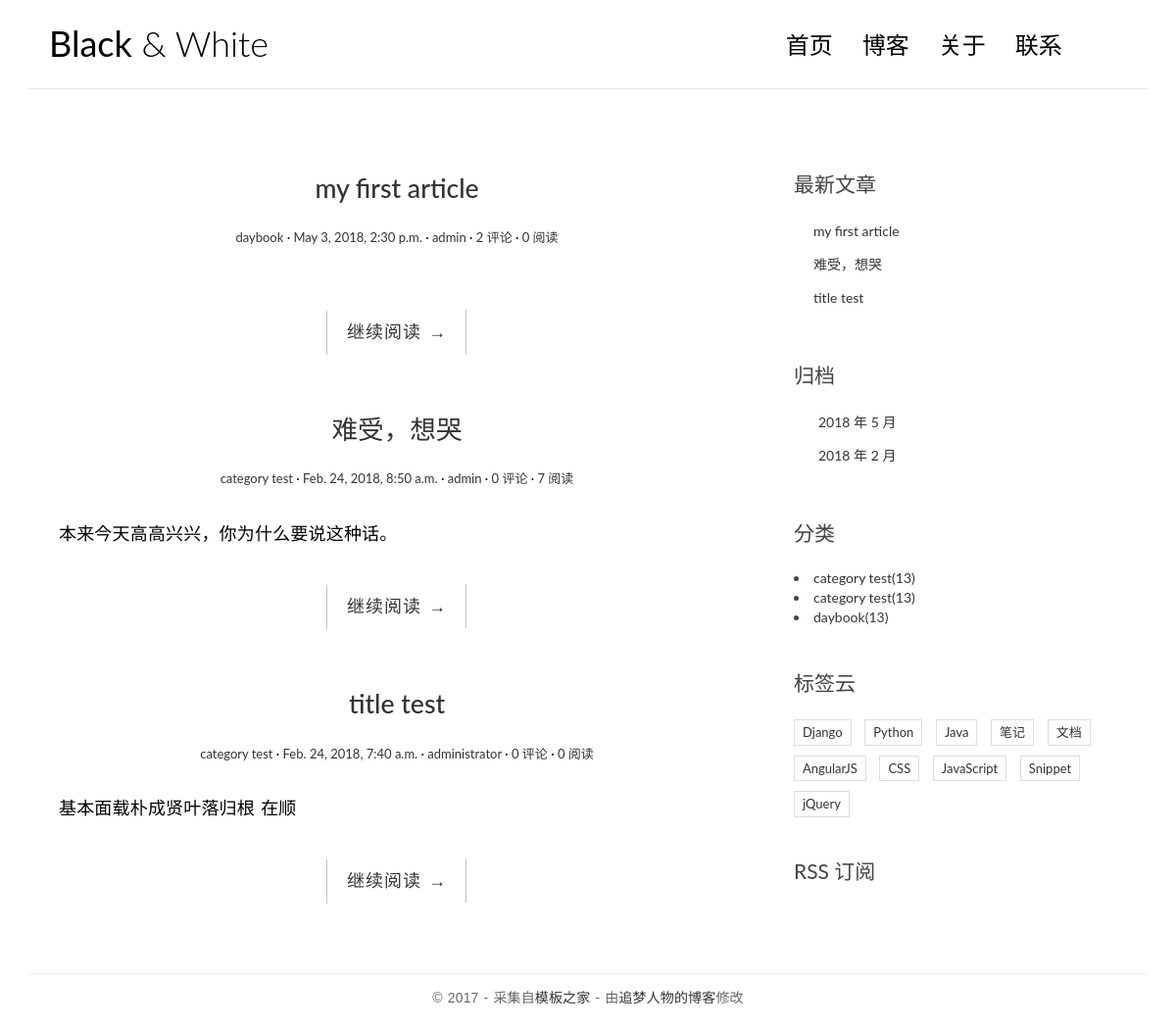
The app's page /, older data.
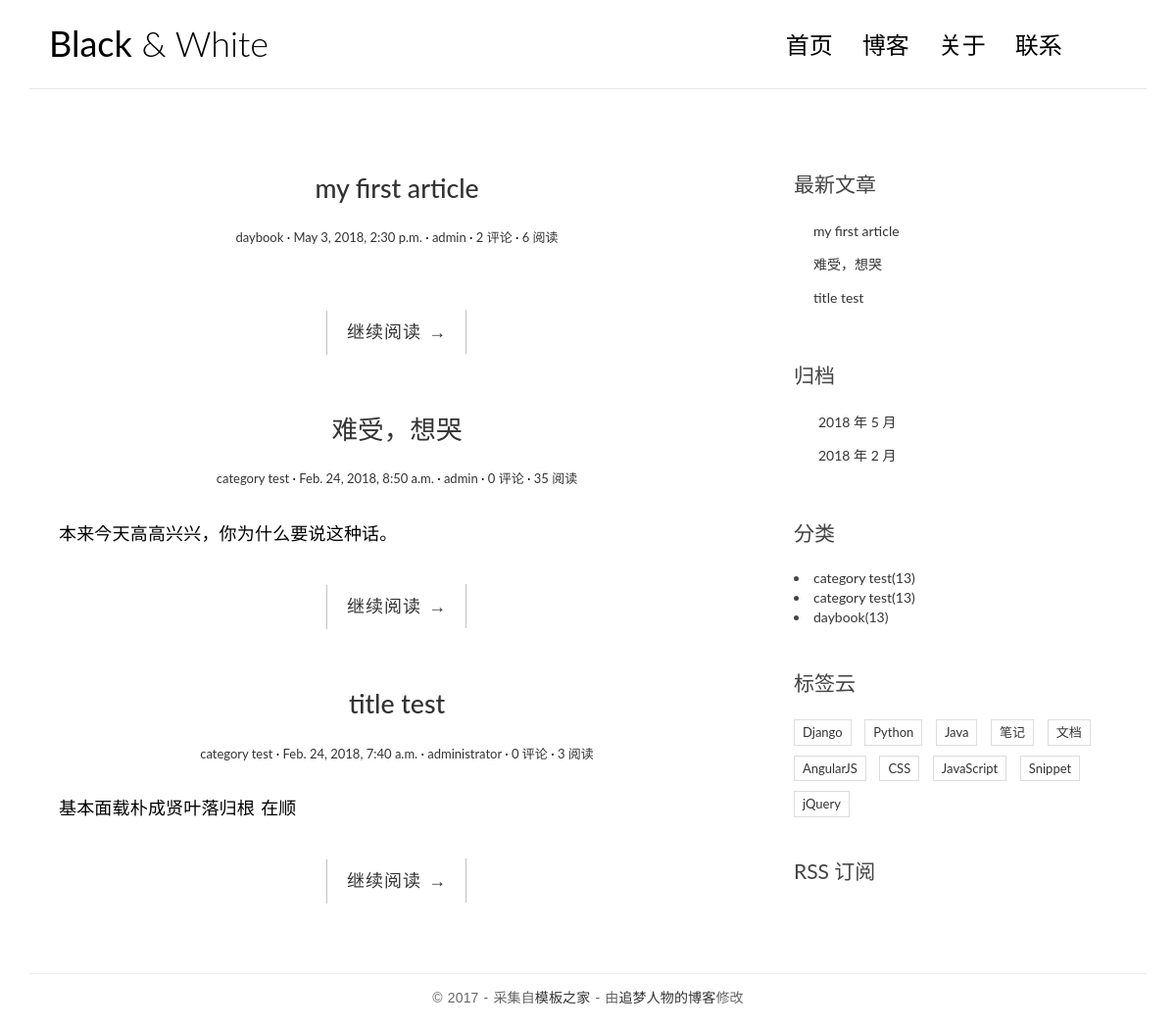
The same page, newer data.
### blog/models.py (models this page shows, shortened)
class Post(models.Model):
    title = models.CharField(max_length=70)
    body = models.TextField()
    created_time = models.DateTimeField()
    modified_time = models.DateTimeField()
    excerpt = models.CharField(max_length=200, blank=True)
    category = models.ForeignKey(Category, on_delete=models.CASCADE)
    tags = models.ManyToManyField(Tag, blank=True)
    author = models.ForeignKey(User, on_delete=models.CASCADE)
    views = models.PositiveIntegerField(default=0)
    def get_absolute_url(self):
        return reverse('blog:detail', kwargs={'pk': self.pk})
    class Meta:
        ordering = ['-created_time']

class Category(models.Model):
    name = models.CharField(max_length=100)
    def __str__(self):
        return self.name
    def get_absolute_url(self):
        return reverse('blog:category', kwargs={'pk': self.pk})

### blog/views.py (the view)
# urls.py: path('', views.IndexView.as_view(), name='index'),
class IndexView(ListView):
    model = Post
    template_name = 'blog/index.html'
    context_object_name = 'post_list'

### blog/templatetags/blog_tags.py (called while the page is built)
@register.simple_tag
def get_recent_posts(num=5):
    return Post.objects.all().order_by('-created_time')[:num]

@register.simple_tag
def archives():
    return Post.objects.dates('created_time', 'month', order='DESC')

@register.simple_tag
def get_categories():
    return Category.objects.all()

### blog/templates/blog/index.html
{% extends 'blog/base.html' %}
{% block main %}
           {% for post in post_list %}
                <article class="post post-{{ post.pk }}">
                    <header class="entry-header">
                        <h1 class="entry-title">
                            <a href="{{ post.get_absolute_url }}">{{ post.title }}</a>
                        </h1>
                        <div class="entry-meta">
                            <span class="post-category"><a href="#">{{ post.category }}</a></span>
                            <span class="post-date"><a href="#"><time class="entry-date"
                                                                      datetime="{{ post.created_time }}">{{ post.created_time }}</time></a></span>
                            <span class="post-author"><a href="#">{{ post.author }}</a></span>
                            <span class="comments-link"><a href="#">{{ post.comment_set.count }} 评论</a></span>
                            <span class="views-count"><a href="#">{{ post.views }} 阅读</a></span>
                        </div>
                    </header>
                    <div class="entry-content clearfix">
                        <p>{{ post.excerpt }}</p>
                        <div class="read-more cl-effect-14">
                            <a href="{{ post.get_absolute_url }}" class="more-link">继续阅读 <span class="meta-nav">→</span></a>
                        </div>
                    </div>
                </article>
                {% empty %}
                    <div class="no-post">暂无文章发布！</div>
                {% endfor %}
{% endblock main %}

### blog/templates/blog/base.html (shortened to what the changed rows need)
{% load staticfiles %}
{% load blog_tags %}
<!DOCTYPE html>
<html>
<head>
    <link rel="stylesheet" href="http://code.ionicframework.com/ionicons/2.0.1/css/ionicons.min.css">
    <link rel="stylesheet" href="{% static 'blog/css/bootstrap.min.css' %}">
    <link rel="stylesheet" href="{% static 'blog/css/pace.css' %}">
    <link rel="stylesheet" href="{% static 'blog/css/custom.css' %}">
</head>
<body>
<div class="container">
    <header id="site-header">
        <div class="row">
            <div class="col-md-4 col-sm-5 col-xs-8">
                <div class="logo">
                    <h1><a href="{% url 'blog:index' %}"><b>Black</b> &amp; White</a></h1>
                </div>
            </div>
        </div>
    </header>
</div>
<div class="content-body">
    <div class="container">
        <div class="row">
            <main class="col-md-8">
                {% block main %}
                {% endblock main %}
            </main>
            <aside class="col-md-4">
                <div class="widget widget-recent-posts">
                    {% get_recent_posts as recent_post_list %}
                    <ul>
                        {% for post in recent_post_list %}
                            <li>
                                <a href="{{ post.get_absolute_url }}">{{ post.title }}</a>
                            </li>
                        {% empty %}
                            暂无文章！
                        {% endfor %}
                    </ul>
                </div>
                    {% archives as date_list %}
                    {% get_categories as category_list %}
            </aside>
        </div>
    </div>
</div>
</body>
</html>

Row changes from the older to the newer data that the page shows:
changed Post "my first article": views "0" → "6"
changed Post "难受，想哭": views "7" → "35"
changed Post "title test": views "0" → "3"
